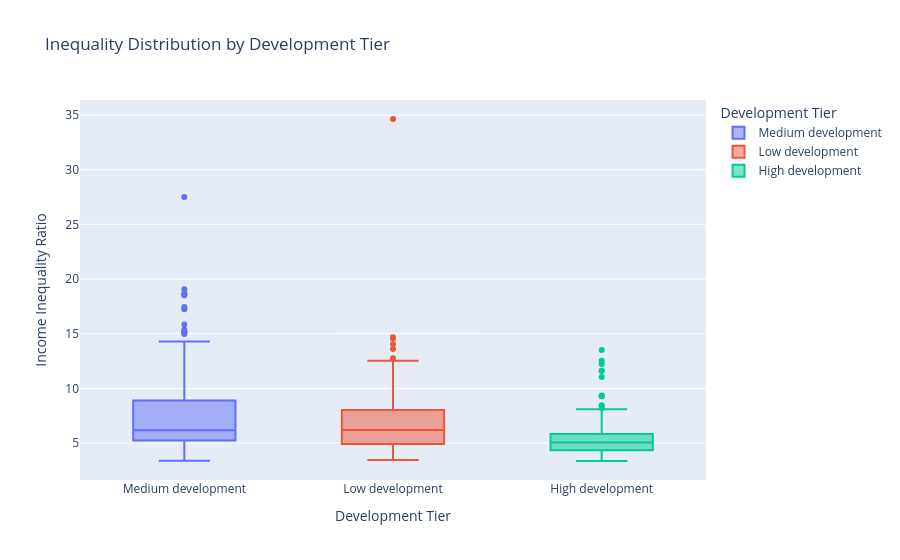

The notebook cell saved with this chart:
### Markdown cell above
## 6. Structural Stratification: Inequality by Development Tier
**Intent:** Exploring the magnitude of welfare dispersion mapping strictly across our engineered `Development Tiers` (Low, Medium, High). 
**Insight:** A Box and Whisker design here shows exactly where the outliers live. "Low Development Tier" boundaries inevitably suffer from both lower floors but massive, jagged ceilings representing oligarchic economic concentration. High development largely caps disparity variations.

### Code cell
import plotly.express as px

fig = px.box(
    merged_df,
    x="development_tier",
    y="top20_bottom20_ratio",
    color="development_tier",
    hover_data={
        "country_name": True,
        "year": True,
        "top20_bottom20_ratio": ":.2f"
    },
    title="Inequality Distribution by Development Tier",
    labels={
        "development_tier": "Development Tier",
        "top20_bottom20_ratio": "Income Inequality Ratio"
    }
)

fig.update_traces(
    hovertemplate=
    "<b>Development Tier:</b> %{x}<br>" +
    "<b>Inequality Ratio:</b> %{y:.2f}<br>" +
    "<b>Country:</b> %{customdata[0]}<br>" +
    "<b>Year:</b> %{customdata[1]}<extra></extra>"
)

fig.show()

### Figure 1 — Plotly figure (JSON) as saved in the notebook; plotly's stock layout.template omitted (floating-point values rounded to 4 significant figures; data arrays with more than 128 entries replaced by an {"elided": "..."} marker saying what was removed)
{"data": [{"alignmentgroup": "True", "customdata": {"elided": "118x2 mixed values"}, "hovertemplate": "<b>Development Tier:</b> %{x}<br><b>Inequality Ratio:</b> %{y:.2f}<br><b>Country:</b> %{customdata[0]}<br><b>Year:</b> %{customdata[1]}<extra></extra>", "legendgroup": "Medium development", "marker": {"color": "#636efa"}, "name": "Medium development", "notched": false, "offsetgroup": "Medium development", "orientation": "v", "showlegend": true, "type": "box", "x": ["Medium development", "Medium development", "Medium development", "Medium development", "Medium development", "Medium development", "Medium development", "Medium development", "Medium development", "Medium development", "Medium development", "Medium development", "Medium development", "Medium development", "Medium development", "Medium development", "Medium development", "Medium development", "Medium development", "Medium development", "Medium development", "Medium development", "Medium development", "Medium development", "Medium development", "Medium development", "Medium development", "Medium development", "Medium development", "Medium development", "Medium development", "Medium development", "Medium development", "Medium development", "Medium development", "Medium development", "Medium development", "Medium development", "Medium development", "Medium development", "Medium development", "Medium development", "Medium development", "Medium development", "Medium development", "Medium development", "Medium development", "Medium development", "Medium development", "Medium development", "Medium development", "Medium development", "Medium development", "Medium development", "Medium development", "Medium development", "Medium development", "Medium development", "Medium development", "Medium development", "Medium development", "Medium development", "Medium development", "Medium development", "Medium development", "Medium development", "Medium development", "Medium development", "Medium development", "Medium development", "Medium development", "Medium development", "Medium development", "Medium development", "Medium development", "Medium development", "Medium development", "Medium development", "Medium development", "Medium development", "Medium development", "Medium development", "Medium development", "Medium development", "Medium development", "Medium development", "Medium development", "Medium development", "Medium development", "Medium development", "Medium development", "Medium development", "Medium development", "Medium development", "Medium development", "Medium development", "Medium development", "Medium development", "Medium development", "Medium development", "Medium development", "Medium development", "Medium development", "Medium development", "Medium development", "Medium development", "Medium development", "Medium development", "Medium development", "Medium development", "Medium development", "Medium development", "Medium development", "Medium development", "Medium development", "Medium development", "Medium development", "Medium development"], "x0": " ", "xaxis": "x", "y": [4.567, 4.504, 4.051, 3.872, 8.195, 7.739, 7.519, 7.311, 7.718, 3.537, 3.374, 18.66, 12.23, 17.44, 15.84, 15.35, 10.82, 8.527, 6.745, 6.201, 5.876, 5.993, 15.1, 18.6, 19.06, 18.5, 17.24, 3.531, 3.727, 3.727, 3.692, 3.749, 11.23, 10.89, 10.7, 11.69, 6.316, 5.963, 5.92, 5.806, 6.036, 5.687, 5.765, 6.005, 5.681, 5.644, 4.602, 4.753, 4.551, 4.844, 4.895, 6.16, 3.88, 6.181, 6.094, 6.124, 6.339, 6.435, 6.574, 5.895, 6.239, 5.856, 5.771, 5.799, 4.342, 9.59, 8.898, 7.057, 6.829, 6.478, 15.15, 15.17, 14.28, 14.98, 9.081, 10.19, 8.121, 8.474, 8.219, 4.405, 4.346, 4.343, 4.419, 4.336, 5.587, 5.702, 6.537, 5.284, 6.403, 5.537, 5.348, 5.369, 6.351, 5.799, 3.451, 3.654, 3.644, 3.846, 3.631, 5.559, 5.69, 5.626, 5.48, 5.226, 3.916, 9.214, 9.228, 9.539, 9.345, 7.863, 8.13, 8.224, 8.273, 6.632, 6.368, 10.41, 27.5, 9.567], "y0": " ", "yaxis": "y"}, {"alignmentgroup": "True", "customdata": {"elided": "119x2 mixed values"}, "hovertemplate": "<b>Development Tier:</b> %{x}<br><b>Inequality Ratio:</b> %{y:.2f}<br><b>Country:</b> %{customdata[0]}<br><b>Year:</b> %{customdata[1]}<extra></extra>", "legendgroup": "Low development", "marker": {"color": "#EF553B"}, "name": "Low development", "notched": false, "offsetgroup": "Low development", "orientation": "v", "showlegend": true, "type": "box", "x": ["Low development", "Low development", "Low development", "Low development", "Low development", "Low development", "Low development", "Low development", "Low development", "Low development", "Low development", "Low development", "Low development", "Low development", "Low development", "Low development", "Low development", "Low development", "Low development", "Low development", "Low development", "Low development", "Low development", "Low development", "Low development", "Low development", "Low development", "Low development", "Low development", "Low development", "Low development", "Low development", "Low development", "Low development", "Low development", "Low development", "Low development", "Low development", "Low development", "Low development", "Low development", "Low development", "Low development", "Low development", "Low development", "Low development", "Low development", "Low development", "Low development", "Low development", "Low development", "Low development", "Low development", "Low development", "Low development", "Low development", "Low development", "Low development", "Low development", "Low development", "Low development", "Low development", "Low development", "Low development", "Low development", "Low development", "Low development", "Low development", "Low development", "Low development", "Low development", "Low development", "Low development", "Low development", "Low development", "Low development", "Low development", "Low development", "Low development", "Low development", "Low development", "Low development", "Low development", "Low development", "Low development", "Low development", "Low development", "Low development", "Low development", "Low development", "Low development", "Low development", "Low development", "Low development", "Low development", "Low development", "Low development", "Low development", "Low development", "Low development", "Low development", "Low development", "Low development", "Low development", "Low development", "Low development", "Low development", "Low development", "Low development", "Low development", "Low development", "Low development", "Low development", "Low development", "Low development", "Low development", "Low development", "Low development", "Low development"], "x0": " ", "xaxis": "x", "y": [4.388, 3.473, 4.002, 6.383, 5.552, 6.231, 4.556, 9.279, 10.38, 8.854, 9.12, 9.221, 4.238, 8.851, 5.737, 8.863, 9.315, 8.128, 7.484, 6.984, 6.624, 7.23, 7.433, 12.76, 11.09, 4.602, 3.982, 4.768, 4.706, 6.945, 5.248, 7.065, 10.98, 14.57, 14.05, 13.59, 5.669, 5.661, 5.695, 5.609, 5.679, 5.373, 3.482, 6.339, 6.185, 6.147, 5.897, 4.39, 8.021, 3.971, 4.021, 6.044, 6.482, 6.308, 4.126, 4.114, 4.043, 3.644, 3.771, 3.951, 6.157, 3.634, 3.448, 3.575, 3.552, 3.739, 6.202, 5.991, 6.705, 5.748, 4.861, 12.52, 11.93, 5.095, 6.645, 7.94, 4.832, 5.537, 4.488, 7.983, 6.883, 6.269, 10.56, 9.36, 8.939, 10.1, 9.667, 9.488, 6.554, 5.465, 5.729, 6.098, 6.457, 6.023, 7.232, 8.045, 7.959, 8.23, 5.689, 7.684, 3.902, 6.515, 6.644, 5.246, 7.221, 6.8, 6.132, 5.435, 8.125, 3.782, 3.589, 5.706, 5.403, 6.483, 6.326, 5.282, 34.63, 14.67, 11.86], "y0": " ", "yaxis": "y"}, {"alignmentgroup": "True", "customdata": {"elided": "118x2 mixed values"}, "hovertemplate": "<b>Development Tier:</b> %{x}<br><b>Inequality Ratio:</b> %{y:.2f}<br><b>Country:</b> %{customdata[0]}<br><b>Year:</b> %{customdata[1]}<extra></extra>", "legendgroup": "High development", "marker": {"color": "#00cc96"}, "name": "High development", "notched": false, "offsetgroup": "High development", "orientation": "v", "showlegend": true, "type": "box", "x": ["High development", "High development", "High development", "High development", "High development", "High development", "High development", "High development", "High development", "High development", "High development", "High development", "High development", "High development", "High development", "High development", "High development", "High development", "High development", "High development", "High development", "High development", "High development", "High development", "High development", "High development", "High development", "High development", "High development", "High development", "High development", "High development", "High development", "High development", "High development", "High development", "High development", "High development", "High development", "High development", "High development", "High development", "High development", "High development", "High development", "High development", "High development", "High development", "High development", "High development", "High development", "High development", "High development", "High development", "High development", "High development", "High development", "High development", "High development", "High development", "High development", "High development", "High development", "High development", "High development", "High development", "High development", "High development", "High development", "High development", "High development", "High development", "High development", "High development", "High development", "High development", "High development", "High development", "High development", "High development", "High development", "High development", "High development", "High development", "High development", "High development", "High development", "High development", "High development", "High development", "High development", "High development", "High development", "High development", "High development", "High development", "High development", "High development", "High development", "High development", "High development", "High development", "High development", "High development", "High development", "High development", "High development", "High development", "High development", "High development", "High development", "High development", "High development", "High development", "High development", "High development", "High development", "High development"], "x0": " ", "xaxis": "x", "y": [5.727, 4.84, 4.777, 5.017, 5.013, 5.054, 4.049, 3.787, 3.917, 3.831, 3.971, 5.18, 4.54, 4.859, 5.625, 5.522, 5.526, 5.578, 12.23, 13.51, 12.52, 11.58, 11.6, 11.04, 4.706, 4.761, 4.688, 4.667, 4.732, 5.125, 5.271, 3.931, 3.953, 4.107, 4.255, 4.325, 6.571, 6.841, 6.286, 6.134, 6.138, 4.832, 4.836, 4.949, 5.203, 4.754, 4.018, 3.85, 3.994, 4.029, 3.995, 5.008, 4.846, 5.131, 5.041, 5.165, 5.492, 5.319, 5.28, 5.692, 4.463, 4.258, 4.286, 4.382, 4.175, 3.889, 8.425, 8.031, 7.916, 6.484, 6.67, 6.375, 5.93, 6.218, 5.983, 5.757, 5.603, 5.371, 5.484, 5.776, 5.716, 5.542, 5.834, 5.745, 4.836, 4.953, 4.839, 5.77, 4.425, 3.83, 3.765, 4.172, 4.33, 4.353, 3.973, 3.912, 5.386, 6.127, 5.785, 6.364, 5.668, 3.411, 3.356, 3.384, 3.389, 3.468, 4.647, 4.518, 4.815, 5.276, 4.74, 8.43, 8.08, 9.272, 8.196, 7.727, 9.269, 9.349], "y0": " ", "yaxis": "y"}], "layout": {"boxmode": "overlay", "legend": {"title": {"text": "Development Tier"}, "tracegroupgap": 0}, "title": {"text": "Inequality Distribution by Development Tier"}, "xaxis": {"anchor": "y", "categoryarray": ["Medium development", "Low development", "High development"], "categoryorder": "array", "domain": [0, 1], "title": {"text": "Development Tier"}}, "yaxis": {"anchor": "x", "domain": [0, 1], "title": {"text": "Income Inequality Ratio"}}}}
